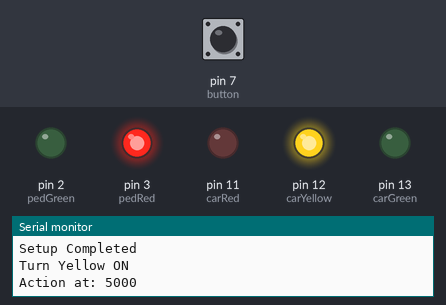
Bench run of a sketch on a simulated Arduino Uno, built with avr-gcc and run on an emulated ATmega328P. Shown: output pins drawn as LEDs (lit = HIGH), the last lines printed to the serial monitor. The inputs (shaded band) are chosen by the test bench; at power-on: pin 7 (button) LOW.

Above: at 6.4 s.
6.5 s: pin 7 (button) pulsed HIGH 2 times (0.12 s each, 0.3 s apart)
At 10.5 s:
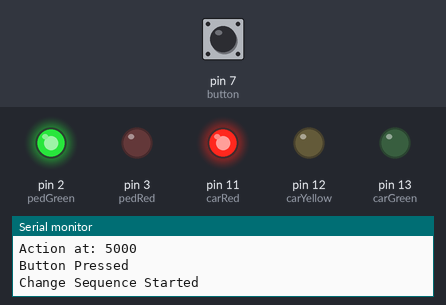
At 21.3 s:
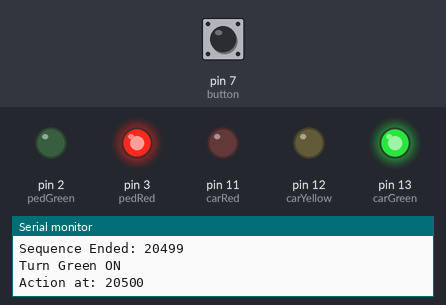
Timing chart, 0 to 37.0 s (numbered marks = the images above; inputs shaded):
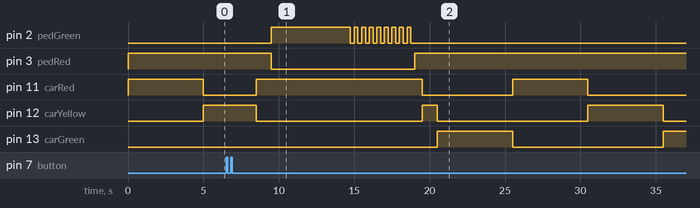

The sketch:

TrafficLight_v2.ino
```cpp
//Traffic Light
int carRed = 11;
int carYellow = 12;
int carGreen = 13;

//Pedestrian Button
int button = 7;
int crossTime = 5000;
long changeTime;
int pedRed = 3;
int pedGreen = 2;

//Timer

unsigned long action = 0;
boolean rLed = true;
boolean yLed = false;
boolean gLed = false;

void setup() {

  Serial.begin(9600);

  pinMode(carRed, OUTPUT);
  pinMode(carYellow, OUTPUT);
  pinMode(carGreen, OUTPUT);
  pinMode(button, INPUT);
  pinMode(pedRed, OUTPUT);
  pinMode(pedGreen, OUTPUT);

  digitalWrite(carRed, HIGH);
  digitalWrite(pedRed, HIGH);

  Serial.println("Setup Completed");
}

// the loop function runs over and over again forever
void loop() {

  int state = digitalRead(button); //Current State of Button
  unsigned long upTime = millis();

  if (state == HIGH && (millis() - changeTime) > 5000) {
    Serial.println("Button Pressed");
    changeLight();
  }

  //YELLOW ON after 5secs
  if ((rLed == true && yLed == false && gLed == false ) && (upTime - action >= 5000)){
      digitalWrite(carRed, LOW);
      digitalWrite(carYellow, HIGH);
      yLed = true;
      action = upTime;
      Serial.println("Turn Yellow ON");
      Serial.println((String)"Action at: "+action);
    }
  //GREEN ON after 5sec
  if ((rLed == true && yLed == true && gLed == false ) && (upTime - action >= 5000)){
      digitalWrite(carYellow, LOW);
      digitalWrite(carGreen, HIGH);
      gLed = true;
      action = upTime;
      Serial.println("Turn Green ON");
      Serial.println((String)"Action at: "+action);
    }
  //ALL OFF after 5sec
  if ((rLed == true && yLed == true && gLed == true) && (upTime - action >= 5000)){
    digitalWrite(carGreen, LOW);
    digitalWrite(carRed, HIGH);
    action = upTime;
    gLed = false;
    yLed = false;
    Serial.println("ALL OFF");
    Serial.println((String)"Action at: "+action);
  }
}
void changeLight() {

  Serial.println("Change Sequence Started");
  digitalWrite(carGreen, LOW);
  digitalWrite(carYellow, HIGH);
  delay(2000);

  digitalWrite(carYellow, LOW);
  digitalWrite(carRed, HIGH);
  delay(1000);

  digitalWrite(pedRed, LOW);
  digitalWrite(pedGreen, HIGH);
  delay(crossTime);

  for (int a = 1; a < 10; a++) {
    digitalWrite(pedGreen, HIGH);
    delay(250);
    digitalWrite(pedGreen, LOW);
    delay(250);
  }

  digitalWrite(pedRed, HIGH);
  delay(500);

  digitalWrite(carRed, LOW);
  digitalWrite(carYellow, HIGH);
  delay(1000);

  digitalWrite(carYellow, LOW);
  digitalWrite(carGreen, HIGH);

  changeTime = millis();
  Serial.println("Change Sequence Ended");
  Serial.println((String)"Sequence Ended: "+changeTime);
}
```

Measured:
- after the input at 6.5 s, pin 2 (pedGreen): LOW → HIGH after 3.0 s, then repeats every 0.50 s: LOW 0.25 s, HIGH 0.25 s, until it stays LOW from 18.8 s; pin 3 (pedRed): HIGH → LOW after 3.0 s, → HIGH 9.5 s later
